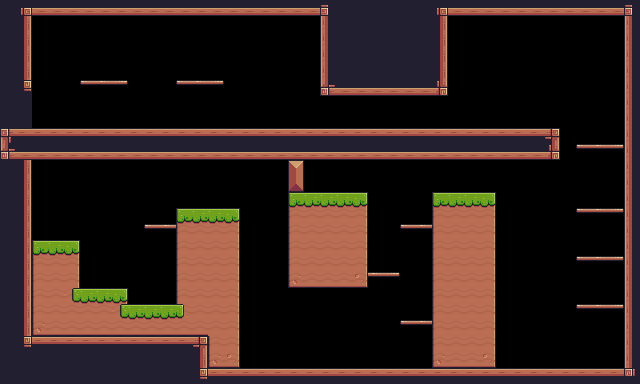

This is a level from a 2D game, rendered from its Tiled map with the project's own tilesets. A one-line summary and the map file follow, with tile-layer data summarised:
An orthogonal 40x24 tile map with 16x16 px tiles, 1 tile layer (Backgroud) and 58 objects (21x Fruit, 10x Platform, 7x Saw, Player, Chicken, ...).

<map version="1.10" tiledversion="1.10.2" orientation="orthogonal" renderorder="right-down" width="40" height="24" tilewidth="16" tileheight="16" infinite="0" nextlayerid="4" nextobjectid="76">
 <tileset firstgid="1" source="Pixel Adventure.tsx" />
 <layer id="1" name="Backgroud" width="40" height="24">
  <data>[960 cells, 465 non-empty, 30 distinct tile ids]</data>
 </layer>
 <objectgroup id="2" name="Spawnpoints">
  <object id="3" name="Bananas" type="Fruit" x="128" y="272" width="32" height="32" />
  <object id="4" name="Bananas" type="Fruit" x="144" y="272" width="32" height="32" />
  <object id="5" name="Player" type="Player" x="48" y="192" width="32" height="32" />
  <object id="11" type="Saw" x="272" y="240" width="32" height="32">
   <properties>
    <property name="isVertical" type="bool" value="true" />
    <property name="offNeg" type="float" value="3" />
    <property name="offPos" type="float" value="3" />
   </properties>
  </object>
  <object id="12" type="Saw" x="304" y="352" width="32" height="32">
   <properties>
    <property name="isVertical" type="bool" value="false" />
    <property name="offNeg" type="float" value="4" />
    <property name="offPos" type="float" value="4" />
   </properties>
  </object>
  <object id="13" name="Kiwi" type="Fruit" x="368" y="240" width="32" height="32" />
  <object id="14" name="Kiwi" type="Fruit" x="400" y="192" width="32" height="32" />
  <object id="15" name="Kiwi" type="Fruit" x="400" y="288" width="32" height="32" />
  <object id="16" name="Orange" type="Fruit" x="304" y="160" width="32" height="32" />
  <object id="17" name="Orange" type="Fruit" x="336" y="160" width="32" height="32" />
  <object id="18" name="Orange" type="Fruit" x="192" y="160" width="32" height="32" />
  <object id="19" name="Orange" type="Fruit" x="176" y="176" width="32" height="32" />
  <object id="20" name="Orange" type="Fruit" x="208" y="176" width="32" height="32" />
  <object id="21" name="Orange" type="Fruit" x="592" y="272" width="32" height="32" />
  <object id="22" name="Orange" type="Fruit" x="592" y="224" width="32" height="32" />
  <object id="23" name="Orange" type="Fruit" x="592" y="176" width="32" height="32" />
  <object id="26" type="Saw" x="544" y="192" width="32" height="32">
   <properties>
    <property name="isVertical" type="bool" value="false" />
    <property name="offNeg" type="float" value="3" />
    <property name="offPos" type="float" value="0" />
   </properties>
  </object>
  <object id="27" type="Saw" x="528" y="240" width="32" height="32">
   <properties>
    <property name="isVertical" type="bool" value="false" />
    <property name="offNeg" type="float" value="2" />
    <property name="offPos" type="float" value="1" />
   </properties>
  </object>
  <object id="29" type="Saw" x="512" y="288" width="32" height="32">
   <properties>
    <property name="isVertical" type="bool" value="false" />
    <property name="offNeg" type="float" value="1" />
    <property name="offPos" type="float" value="2" />
   </properties>
  </object>
  <object id="30" name="Apple" type="Fruit" x="80" y="32" width="32" height="32" />
  <object id="31" name="Apple" type="Fruit" x="96" y="32" width="32" height="32" />
  <object id="32" name="Apple" type="Fruit" x="80" y="48" width="32" height="32" />
  <object id="33" name="Apple" type="Fruit" x="96" y="48" width="32" height="32" />
  <object id="36" name="Cherries" type="Fruit" x="176" y="32" width="32" height="32" />
  <object id="37" name="Cherries" type="Fruit" x="192" y="32" width="32" height="32" />
  <object id="38" name="Cherries" type="Fruit" x="176" y="48" width="32" height="32" />
  <object id="39" name="Cherries" type="Fruit" x="192" y="48" width="32" height="32" />
  <object id="40" name="Chicken" type="Chicken" x="160" y="96" width="32" height="32">
   <properties>
    <property name="offNeg" type="float" value="8" />
    <property name="offPos" type="float" value="2" />
   </properties>
  </object>
  <object id="41" type="Saw" x="432" y="64" width="32" height="32">
   <properties>
    <property name="isVertical" type="bool" value="true" />
    <property name="offNeg" type="float" value="3" />
    <property name="offPos" type="float" value="2" />
   </properties>
  </object>
  <object id="42" type="Saw" x="304" y="64" width="32" height="32">
   <properties>
    <property name="isVertical" type="bool" value="true" />
    <property name="offNeg" type="float" value="3" />
    <property name="offPos" type="float" value="2" />
   </properties>
  </object>
  <object id="44" name="Slime" type="Slime" x="480" y="98" width="44" height="30">
   <properties>
    <property name="offNeg" type="float" value="2" />
    <property name="offPos" type="float" value="2" />
   </properties>
  </object>
  <object id="75" name="Endpoint" x="0" y="96" width="32" height="32" />
 </objectgroup>
 <objectgroup id="3" name="Collisions">
  <object id="7" x="32" y="240" width="48" height="144" />
  <object id="8" x="80" y="288" width="48" height="96" />
  <object id="9" x="128" y="304" width="48" height="80" />
  <object id="45" x="0" y="128" width="32" height="256" />
  <object id="46" x="0" y="0" width="32" height="96" />
  <object id="50" x="240" y="368" width="192" height="16" />
  <object id="51" x="432" y="192" width="64" height="192" />
  <object id="52" x="496" y="368" width="144" height="16" />
  <object id="53" x="624" y="0" width="16" height="368" />
  <object id="54" x="432" y="0" width="192" height="16" />
  <object id="55" x="320" y="0" width="128" height="96" />
  <object id="57" x="32" y="0" width="288" height="16" />
  <object id="58" type="Platform" x="576" y="256" width="48" height="16" />
  <object id="59" type="Platform" x="576" y="304" width="48" height="16" />
  <object id="60" type="Platform" x="576" y="208" width="48" height="16" />
  <object id="61" type="Platform" x="576" y="144" width="48" height="16" />
  <object id="62" type="Platform" x="176" y="80" width="48" height="16" />
  <object id="64" type="Platform" x="80" y="80" width="48" height="16" />
  <object id="65" type="Platform" x="144" y="224" width="32" height="16" />
  <object id="66" type="Platform" x="368" y="272" width="32" height="16" />
  <object id="67" type="Platform" x="400" y="224" width="32" height="16" />
  <object id="68" type="Platform" x="400" y="320" width="32" height="16" />
  <object id="69" x="176" y="208" width="64" height="176" />
  <object id="70" x="288" y="160" width="16" height="32" />
  <object id="72" x="32" y="128" width="528" height="32">
   <properties>
    <property name="BackgroundColor" value="Gray" />
   </properties>
  </object>
  <object id="74" x="288" y="192" width="80" height="96" />
 </objectgroup>
</map>
